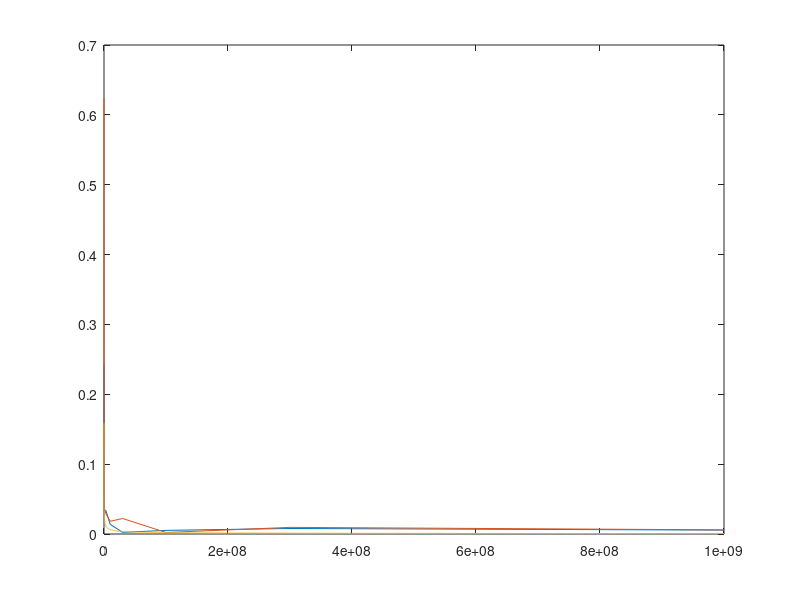
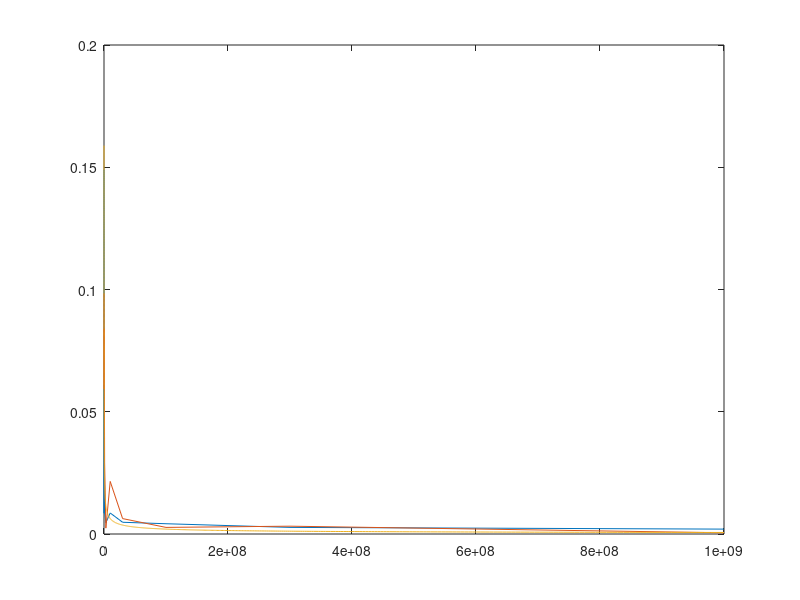
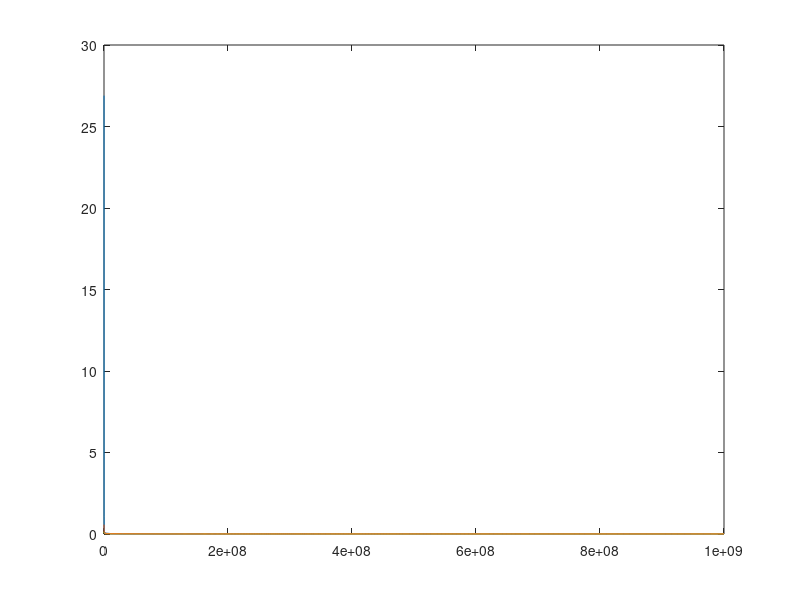
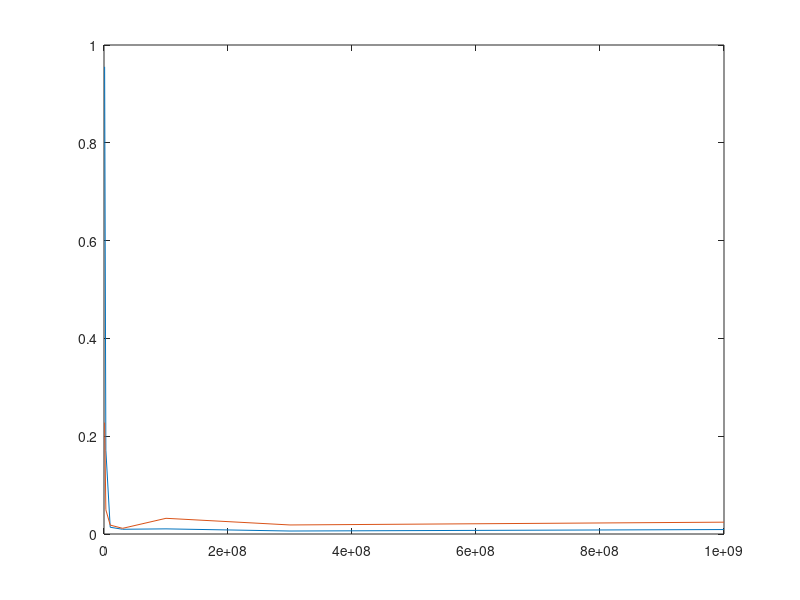

Reproduce these figures in MATLAB, in order.
% % errors for sparse regression and neural network
% testdata=linspace(-2,2,1000);
% sigmaxtrue=1-testdata+testdata.^2;
% sigmaytrue=1./(1+0.5*testdata.^2);
% srx=fsigma(testdata,exponx,Xsigma);
% sry=fsigma(testdata,expony,Ysigma);
% errorxnn=sqrt(mean((sxtest'-sigmaxtrue).^2))/max(abs(sigmaxtrue));
% errorynn=sqrt(mean((sytest'-sigmaytrue).^2))/max(abs(sigmaytrue));
% errorxsr=sqrt(mean((srx-sigmaxtrue).^2))/max(abs(sigmaxtrue));
% errorysr=sqrt(mean((sry-sigmaytrue).^2))/max(abs(sigmaytrue));

N=1000;
x=linspace(4.2,9,N);
M=10.^x;
ealpha=M.^(-0.5);
ealpha=ealpha*20;

% error vs data volume
Ndata=[3e4,1e5,3e5,1e6,3e6,1e7,3e7,1e8,3e8,1e9];
erroralpha1=[0.2428,0.1263,0.0602,0.0326,0.0336,0.0138,0.0024,0.0052,0.0079,0.0056];
erroralpha2=[0.6238,0.2424,0.0342,0.0357,0.0290,0.0182,0.0222,0.0022,0.0095,0.0059];
errorbeta1=[0.1490,0.0085,0.0610,0.0089,0.0046,0.0086,0.0048,0.0042,0.0027,0.0020];
errorbeta2=[0.0984,0.0593,0.0839,0.0292,0.0024,0.0215,0.0063,0.0027,0.0032,0.0005];
errorsigma1=[26.8932,1.0694,0.2685,0.0655,0.0535,0.0292,0.0166,0.0072,0.0111,0.0045];
errorsigma2=[0.5744,0.2884,0.1524,0.0810,0.0362,0.0307,0.0226,0.0085,0.0108,0.0091];
figure;
plot(Ndata,erroralpha1);
hold on
plot(Ndata,erroralpha2);
hold on
plot(M,ealpha);
hold off

figure;
plot(Ndata,errorbeta1);
hold on
plot(Ndata,errorbeta2);
hold on
plot(M,ealpha);
hold off

figure;
plot(Ndata,errorsigma1);
hold on
plot(Ndata,errorsigma2);
hold on
plot(M,ealpha);
hold off

% error vs data volume with Mh fixed
Ndata2=[1e6,3e6,1e7,3e7,1e8,3e8,1e9];
errora1=[0.9554,0.1713,0.0138,0.0097,0.0105,0.0061,0.0091];
errora2=[0.2278,0.0495,0.0182,0.0116,0.0321,0.0185,0.0242];
errorb1=[0.7245,0.1923,0.0086,0.0012,0.0026,0.0090,0.0034];
errorb2=[0.1218,0.0032,0.0215,0.0132,0.0045,0.0071,0.0127];
errors1=[0.3282,0.2540,0.0292,0.0403,0.0443,0.0240,0.0304];
errors2=[0.4874,0.0557,0.0307,0.0221,0.0230,0.0189,0.0278];
figure;
plot(Ndata2,errora1);
hold on
plot(Ndata2,errora2);
hold off

figure;
plot(Ndata2,errorb1);
hold on
plot(Ndata2,errorb2);
hold off

figure;
plot(Ndata2,errors1);
hold on
plot(Ndata2,errors2);
hold off

% error vs h^-1 with M fixed
hinv=[1/0.01,1/0.003,1/0.001,1/0.0003,1/0.0001,1/0.00003];
ea1=[0.9638,0.1179,0.0138,0.0293,0.0284,0.0681];
ea2=[0.2190,0.0060,0.0182,0.1010,0.0607,0.3760];
eb1=[0.7222,0.1307,0.0086,0.0098,0.0264,0.0523];
eb2=[0.1249,0.0050,0.0215,0.0496,0.0625,0.0728];
es1=[0.3265,0.2009,0.0292,0.0784,0.1888,0.1415];
es2=[0.4706,0.0248,0.0307,0.0480,0.0827,0.1916];
figure;
plot(hinv,ea1);
hold on
plot(hinv,ea2);
hold off

figure;
plot(hinv,eb1);
hold on
plot(hinv,eb2);
hold off

figure;
plot(hinv,es1);
hold on
plot(hinv,es2);
hold off

N=1000;
x=linspace(0.1,10,N);
fx=1./x+sqrt(x);
figure;
plot(x,fx);
